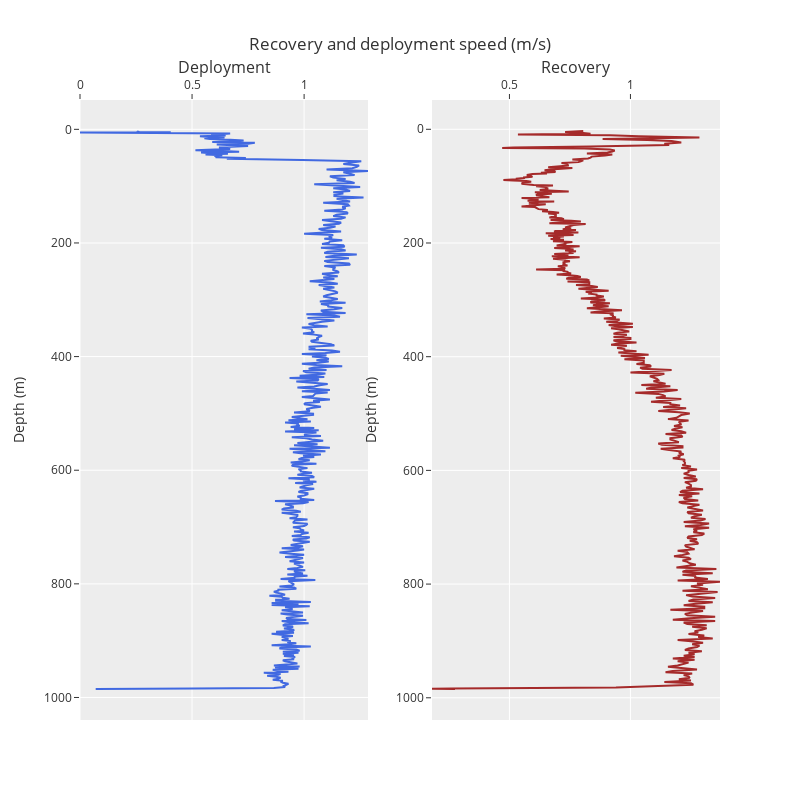

Here is the notebook cell this chart was saved with:
### Code cell
fig = make_subplots(
    rows=1,cols=2,
    subplot_titles=("Deployment","Recovery")
                   )

fig.add_trace(
    go.Scatter(x=df_down['dip_speed(m/s)'],y=df_down['Depth'],line=dict(color='royalblue'),showlegend=False),
    row=1,col=1
)

fig.add_trace(
    go.Scatter(x=df_up['dip_speed(m/s)'],y=df_up['Depth'],line=dict(color='brown'),showlegend=False),
    row=1,col=2
)


fig.update_yaxes(autorange="reversed", row=1, col=1)
fig.update_yaxes(autorange="reversed", row=1, col=2)
#fig.update_xaxes(range=[1539,1543],row=1,col=2)

fig.update_layout(
    title_text="Recovery and deployment speed (m/s)",
    xaxis2={'side':'top'},
    xaxis={'side':'top'},
    yaxis_title="Depth (m)",
    yaxis2_title="Depth (m)",
    template='ggplot2',
    height=800,
    width=800,
    
    
)
fig.update_annotations(yshift=20)

### Figure 1 — Plotly figure (JSON) as saved in the notebook; plotly's stock layout.template omitted (floating-point values rounded to 4 significant figures; data arrays with more than 128 entries replaced by an {"elided": "..."} marker saying what was removed)
{"data": [{"line": {"color": "royalblue"}, "showlegend": false, "type": "scatter", "x": {"elided": "532 float values"}, "xaxis": "x", "y": {"elided": "532 float values"}, "yaxis": "y"}, {"line": {"color": "brown"}, "showlegend": false, "type": "scatter", "x": {"elided": "501 float values"}, "xaxis": "x2", "y": {"elided": "501 float values"}, "yaxis": "y2"}], "layout": {"annotations": [{"font": {"size": 16}, "showarrow": false, "text": "Deployment", "x": 0.225, "xanchor": "center", "xref": "paper", "y": 1, "yanchor": "bottom", "yref": "paper", "yshift": 20}, {"font": {"size": 16}, "showarrow": false, "text": "Recovery", "x": 0.775, "xanchor": "center", "xref": "paper", "y": 1, "yanchor": "bottom", "yref": "paper", "yshift": 20}], "height": 800, "title": {"text": "Recovery and deployment speed (m/s)"}, "width": 800, "xaxis": {"anchor": "y", "autorange": true, "domain": [0, 0.45], "range": [0, 1.285], "side": "top", "type": "linear"}, "xaxis2": {"anchor": "y2", "autorange": true, "domain": [0.55, 1], "range": [0.18, 1.37], "side": "top", "type": "linear"}, "yaxis": {"anchor": "x", "autorange": true, "domain": [0, 1], "range": [1040.0, -51.63], "title": {"text": "Depth (m)"}, "type": "linear"}, "yaxis2": {"anchor": "x2", "autorange": true, "domain": [0, 1], "range": [1039.0, -51.53], "title": {"text": "Depth (m)"}, "type": "linear"}}}
